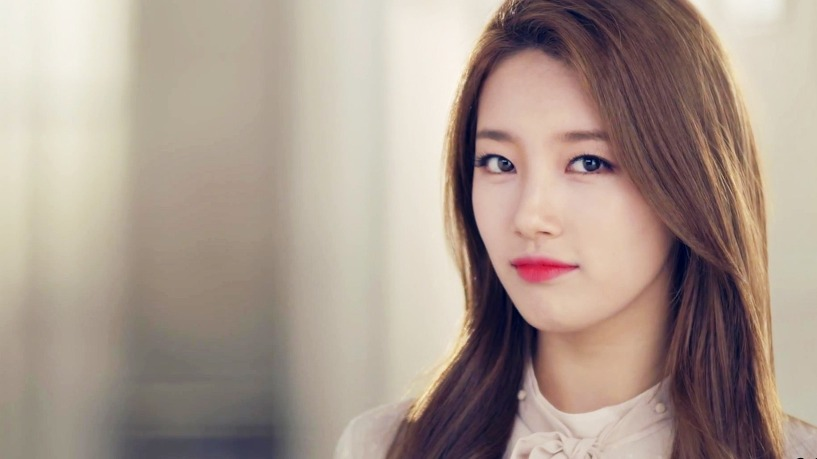
#> input picture opencvtest/img.jpeg, 817 x 459 px
$ python tracking.py
#> lines starting #> are read from the running program, lines starting #| are printed output that depends on the picture; after the words box and inside, x2 and y2 are one past the last pixel; in counts of white or black regions, pixels touching at a corner belong together
import cv2

face_cascade = cv2.CascadeClassifier("haarcascade_frontalface_default.xml")
eye_casecade = cv2.CascadeClassifier("haarcascade_eye.xml")

img = cv2.imread("img.jpeg")
#> img is the input picture: shape (459, 817, 3); mean B, G, R 141.7, 152.4, 168.8
gray = cv2.cvtColor(img, cv2.COLOR_BGR2GRAY)
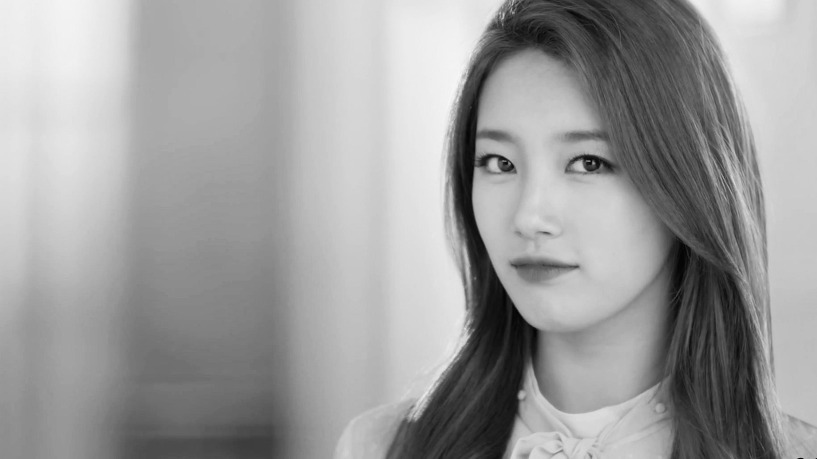
#> gray: shape (459, 817); min 2, max 248, mean 156.1
faces = face_cascade.detectMultiScale(gray, 1.3,5)
#> faces = [[437, 86, 216, 216]]
for (x,y,w,h) in faces:
    cv2.rectangle(img, (x,y), (x+w, y+h), (255,0,0),2)
    cropped = img[y - int(h/4):y + h + int(h/4), x - int(w/4):x + w + int(w/4)]
    roi_gray = gray[y:y+h, x:x+w]
    roi_color = img[y:y+h, x:x+w]
    eyes = eye_casecade.detectMultiScale(roi_gray)
    for (ex, ey, ew, eh) in eyes:
        cv2.rectangle(roi_color, (ex,ey), (ex+ew, ey+eh),(0,255,0),2)
#> this loop made 1 pass
#> (x, y, w, h, eyes) on pass 1: (437, 86, 216, 216, [[34, 50, 55, 55], [119, 48, 61, 61]])
#> pass 1, `cropped = img[y - int(h/4):y + h + int(h/4), x - int(w/4):x + w + int(..`:
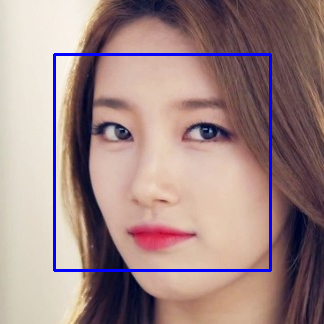
#> cropped: shape (324, 324, 3); mean B, G, R 135.2, 135.8, 161.4
#> pass 1, `roi_gray = gray[y:y+h, x:x+w]`:
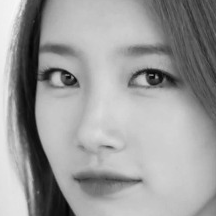
#> roi_gray: shape (216, 216); min 4, max 248, mean 155.6
#> pass 1, `roi_color = img[y:y+h, x:x+w]`:
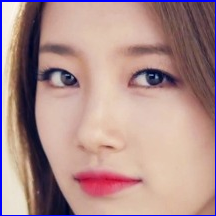
#> roi_color: shape (216, 216, 3); mean B, G, R 140.5, 142.3, 174.5
#> after the loop:
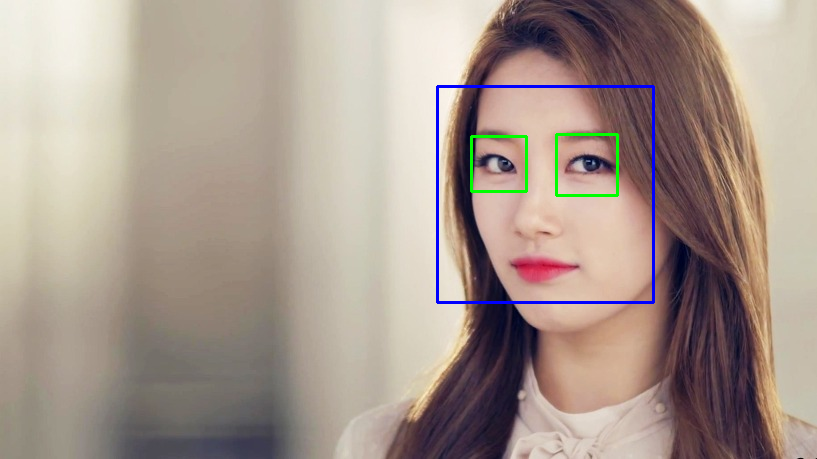
#> img: shape (459, 817, 3); 1.06% of pixels changed, all inside (x1, y1, x2, y2) = (436, 85, 655, 304)
#> after the loop:
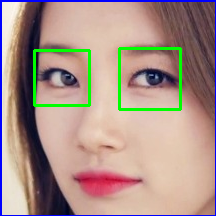
#> roi_color: shape (216, 216, 3); 2.97% of pixels changed, all inside (x1, y1, x2, y2) = (33, 47, 182, 111)

cv2.imshow("img view",cropped)
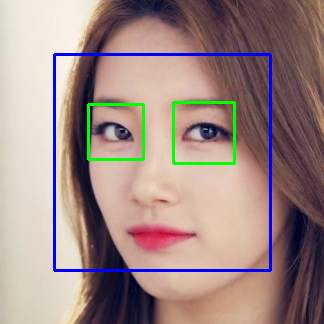
#> window 'img view': shape (324, 324, 3); mean B, G, R 133.6, 137.4, 159.3
cv2.waitKey(0)
#> (the run stopped early here; a loop or call above may not have finished)
